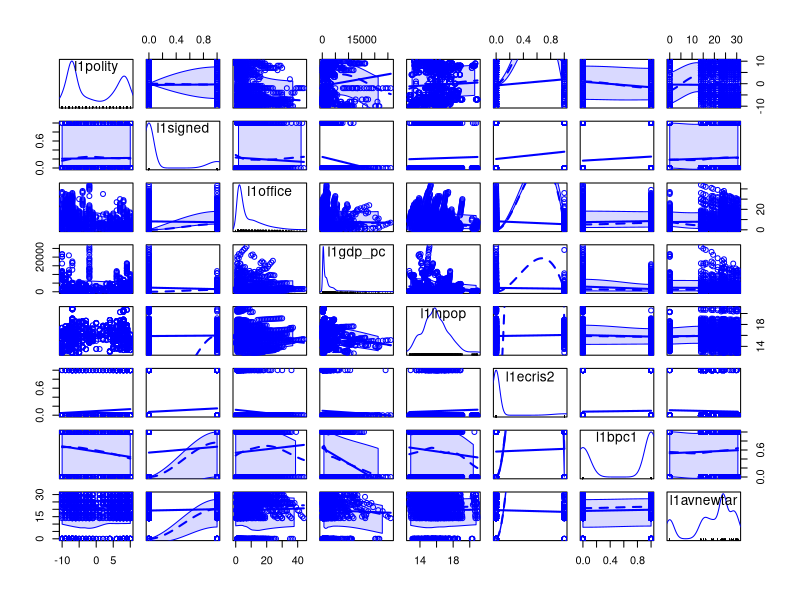
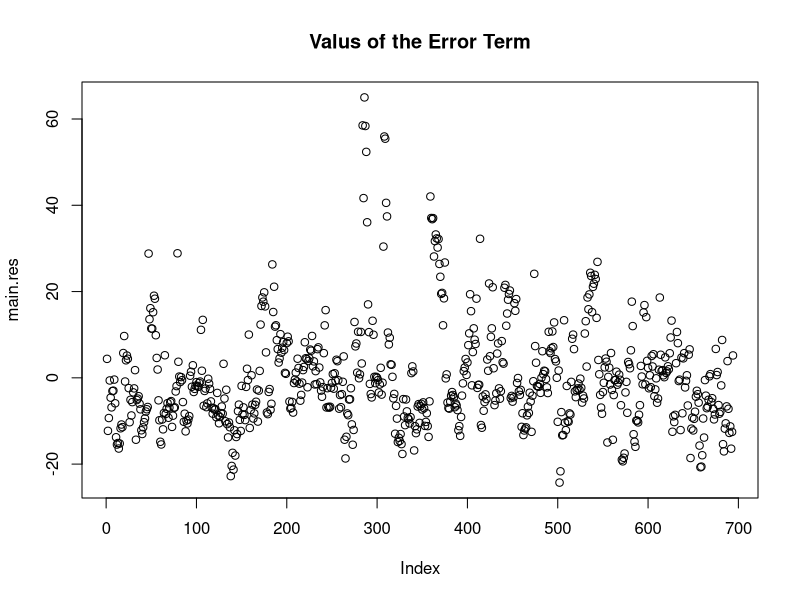
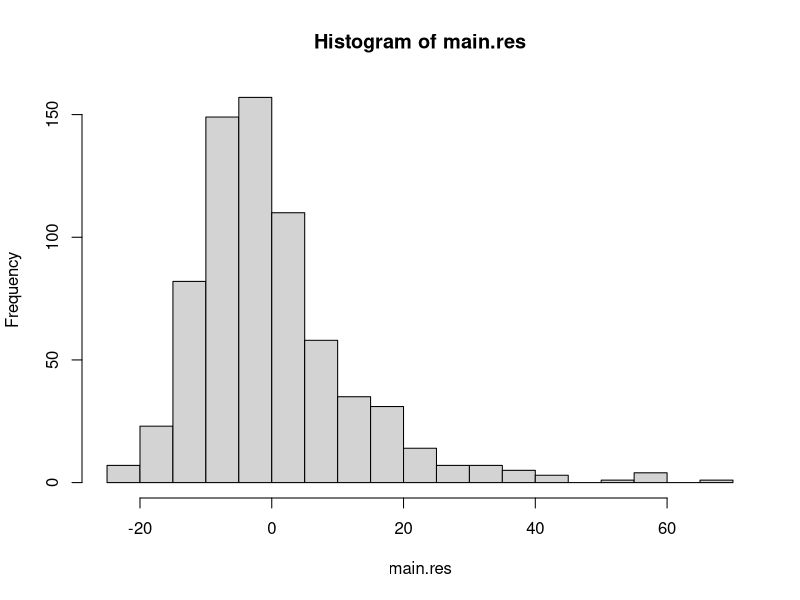
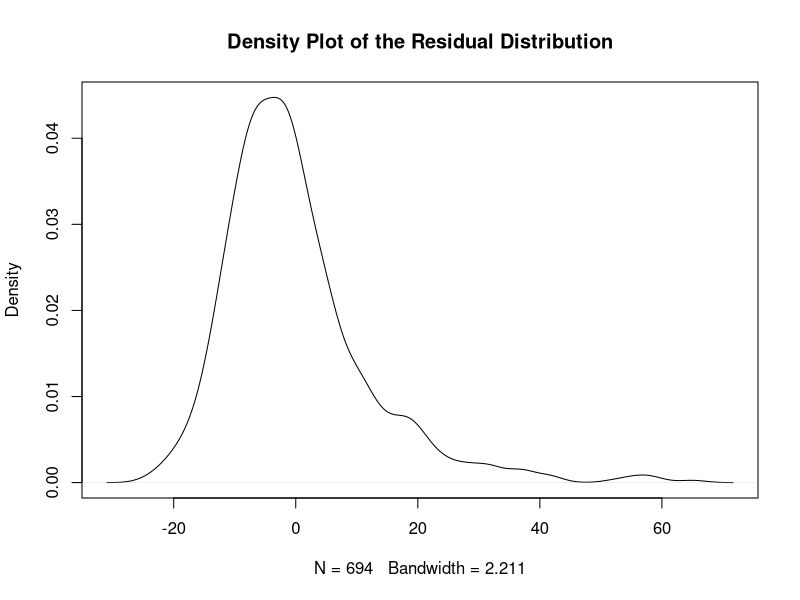
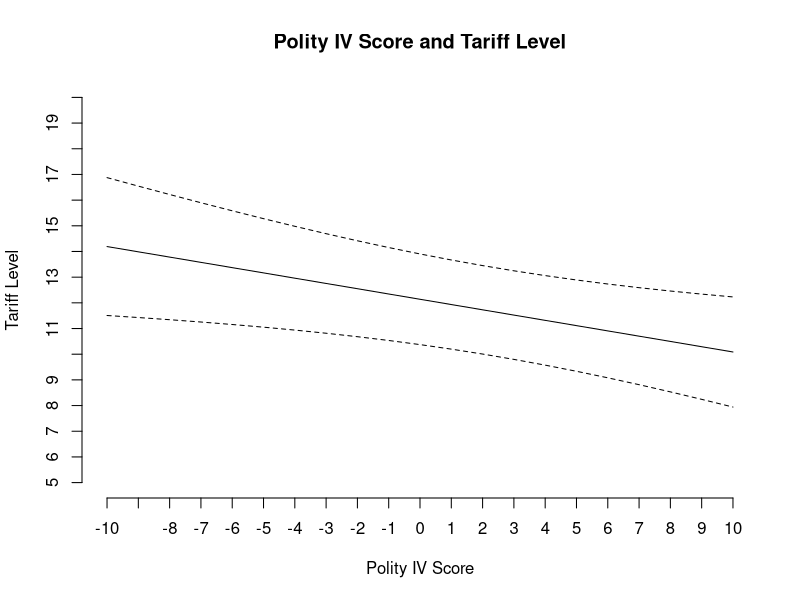

Reproduce these figures in R, in order.
## ---- chunk 1
data(airquality)
summary(airquality)
## ---- chunk 2
lm1=lm(Ozone ~ Solar.R, data=airquality)
## ---- chunk 3
summary(lm1)
## ---- chunk 4
setwd('C:/Users/Jan/OneDrive/Documents/GitHub/ps630_lab/W5')
library(foreign)
LDC=read.dta("LDC_IO_replication.dta")
summary(LDC)
## ---- chunk 5
library(car)

LDC2=as.data.frame(LDC[,c("l1polity","l1signed","l1office","l1gdp_pc","l1lnpop","l1ecris2","l1bpc1","l1avnewtar")])
cor(LDC2)

LDC3=na.omit(LDC2)
cor(LDC3)

scatterplotMatrix(~ l1polity + l1signed + l1office + l1gdp_pc + l1lnpop + l1ecris2 + l1bpc1 + l1avnewtar, data=LDC)
## ---- chunk 6
simple=lm(newtar~l1polity, data=LDC)
summary(simple)
## ---- chunk 7
library(arm)
display(simple)
## ---- chunk 8
main=lm(newtar ~ l1polity + l1signed + l1office + l1gdp_pc + l1lnpop + l1ecris2 + l1bpc1 + l1avnewtar, data = LDC)
summary(main)
## ---- chunk 9
display(main)
## ---- chunk 10
names(main)
## ---- chunk 11
main.res = resid(main)
plot(main.res, main="Valus of the Error Term")
## ---- chunk 12
hist(main.res, breaks=20)
res.density=density(main.res)
plot(res.density, main="Density Plot of the Residual Distribution")
## ---- chunk 13
nd <- data.frame(l1polity=seq(-10,10,by=1), l1signed=rep(0.1511,21), l1office=rep(8.431,21), l1gdp_pc=rep(2888,21), l1lnpop=rep(15.10,21), l1ecris2=rep(0.0641,21), l1bpc1=rep(0.5909,21), l1avnewtar=rep(14.91,21))
## ---- chunk 14
pred.p1 <- predict(main, type="response", se.fit=TRUE, newdata=nd)

pred.table <- cbind(pred.p1$fit, pred.p1$se.fit)
pred.table
## ---- chunk 15
fit <- pred.p1$fit
low <- pred.p1$fit - 2*pred.p1$se.fit
high <- pred.p1$fit + 2*pred.p1$se.fit
cis <- cbind(fit, low, high)

cis ### To extract the values

plot(pred.p1$fit, type="l", ylim=c(5,20), main="Polity IV Score and Tariff Level", 
     xlab="Polity IV Score", ylab="Tariff Level", axes=FALSE)
axis(1, at=seq(1,21), labels=seq(-10,10,1))
axis(2, at=seq(5,20), labels=seq(5,20))
matlines(cis[,c(2,3)], lty=2, col="black")
